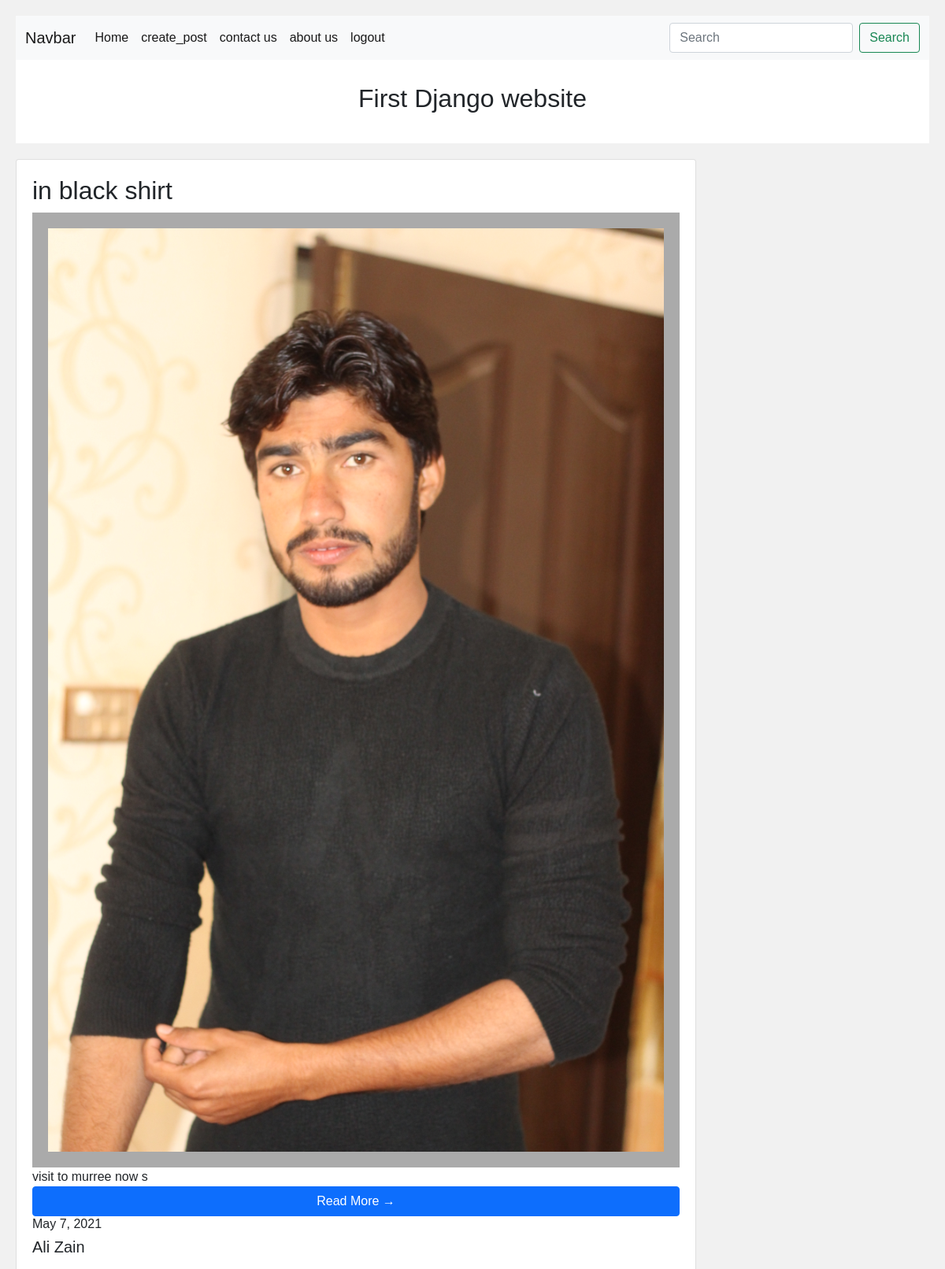
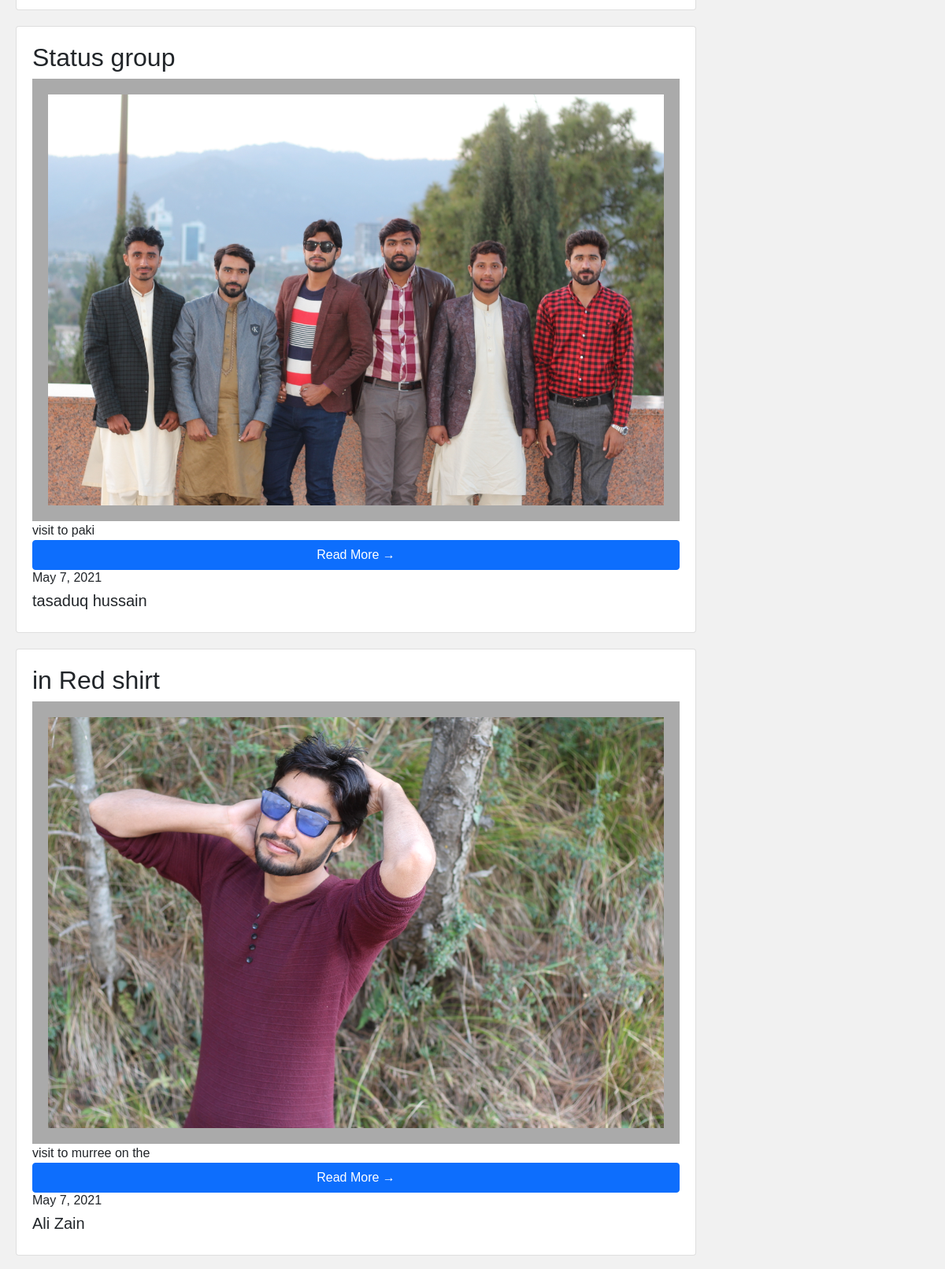
The app's page / (signed in, upper part) with its own data (2 pictures, top to bottom).
### Sbook/models.py (models this page shows)
class Blog(models.Model):
    user_id = models.ForeignKey(User, on_delete=models.CASCADE)
    image = models.ImageField(upload_to='images/')
    title = models.CharField(max_length=200, null=True)
    discription = models.TextField()
    posted_Date = models.DateField(default=date.today)
    good_name = models.CharField(max_length=200, null=True)

### Sbook/views.py (the view)
# urls.py: path('', views.home, name='home'),
def home(request):
    if request.session.has_key('is_log'):
       fetch_data= Blog.objects.all()
       return render(request, 'home.html', {'data':fetch_data})
    return redirect('login')

### Sbook/templatetags/custom_tag.py (called while the page is built)
@register.simple_tag
def get_half_content( discription):
    return  discription[:int(len( discription)/2)]

### Sbook/templates/home.html (shortened to what this page needs)
<!DOCTYPE html>
<html lang="en">
<head>
</head>
<body>
{% include 'nav.html' %}
{% include 'blog.html' %}
</body>
</html>

### Sbook/templates/blog.html (shortened to what this page needs)
<!DOCTYPE html>
<html>
<head>
</head>
<div class="header">
  <h2>First Django website</h2>
</div>
{% for var in data %}
<div class="row">
  <div class="leftcolumn">
    <div class="card">
<h2>{{ var.title }}</h2>
      <div class="fakeimg"  ><img src=" {{var.image.url}} " height="10%" width="100%">
      </div>
        {% load custom_tag %}
        {% get_half_content var.discription as half_content %}
        {{ half_content }}
<a href="{% url 'readmore' var.id %}" class="btn btn-primary">Read More &rarr;</a>
       <h6> {{ var.posted_Date }} </h6>
      <h5> {{ var.good_name }} </h5>
    </div>
  </div>
</div>
{% endfor %}
</html>

### Sbook/templates/blog.html (style rules this page uses)
* { box-sizing: border-box; }
body { font-family: Arial; padding: 20px; background: #f1f1f1; }
.header { padding: 30px; font-size: 40px; text-align: center; background: white; }
.leftcolumn { float: left; width: 75%; }
.fakeimg { background-color: #aaa; width: 100%; padding: 20px; }
.card { background-color: white; padding: 20px; margin-top: 20px; }
.row:after { content: ""; display: table; clear: both; }

### records on screen
Blog: title "in black shirt", image (picture), half_content "visit to murree now s", posted_Date "May 7, 2021", good_name "Ali Zain"
Blog: title "Status group", image (picture), half_content "visit to paki", posted_Date "May 7, 2021", good_name "tasaduq hussain"
Blog: title "in Red shirt", image (picture), half_content "visit to murree on the", posted_Date "May 7, 2021", good_name "Ali Zain"
